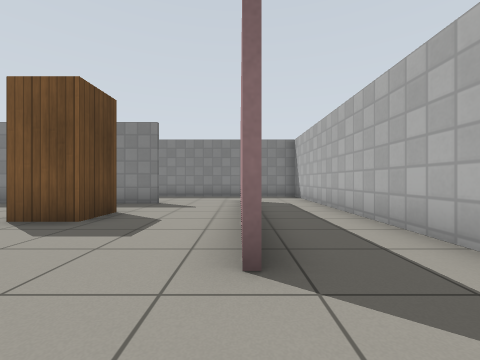
view 1 (above)

18 first-person views from a walk through a robot-simulator world made for Gazebo. The camera is 0.72 m above the floor, looks level and sees 90° across. The floor is counted in squares, 1 m on a side. Each view is taken from the middle of a square. On the plan, view 1 faces up. The plan holds only what a view shows up to about 9 squares ahead; the rest is blank. Simple patterns stand in for the simulator's built-in surfaces.

view 2
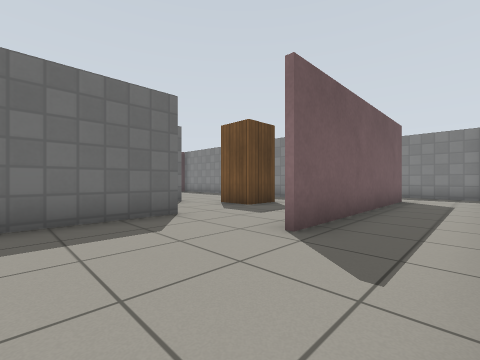

view 3
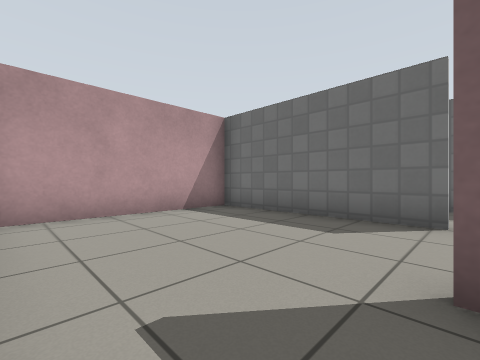

view 4
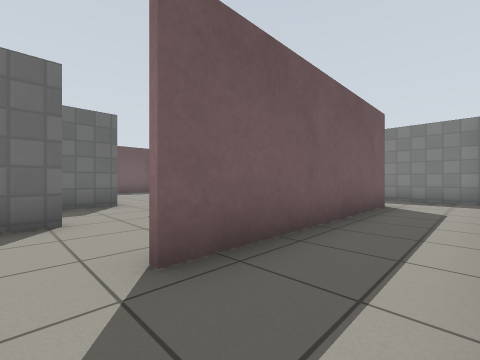

view 5
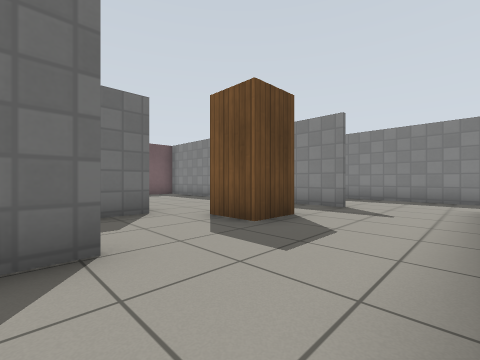

view 6
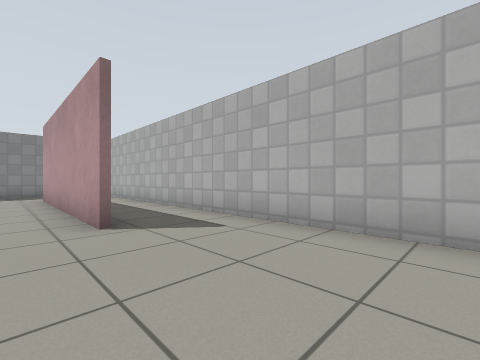

view 7
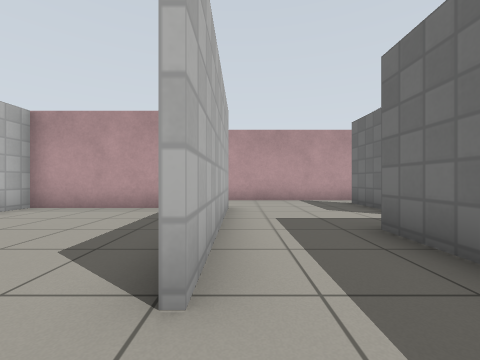

view 8
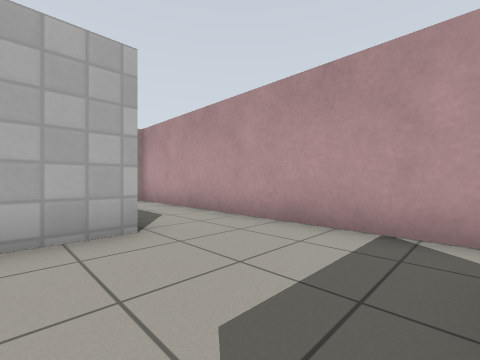

view 9
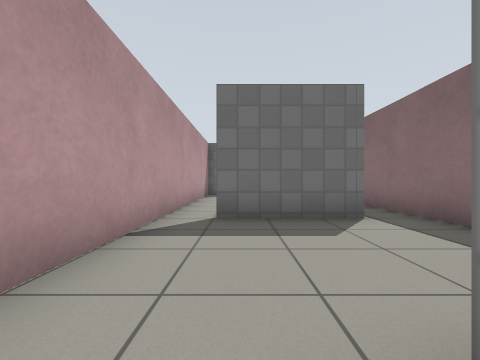

view 10
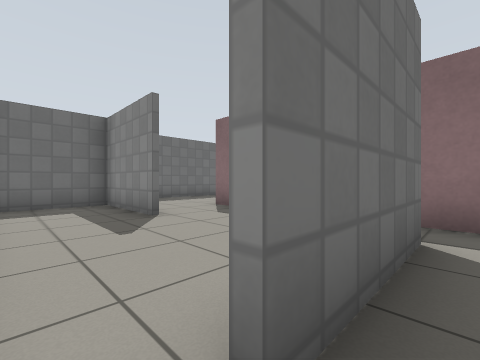

view 11
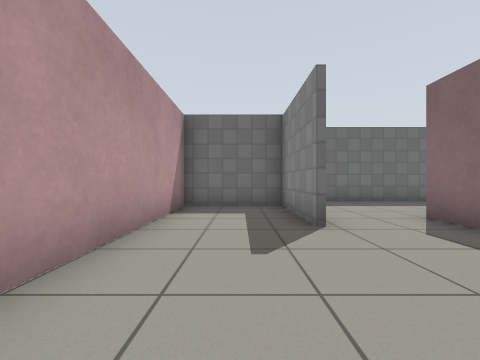

view 12
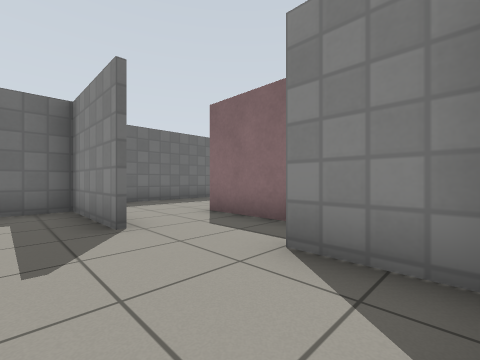

view 13
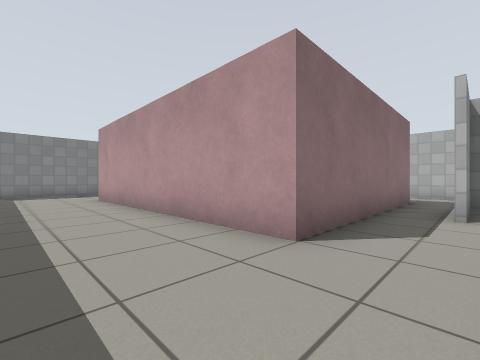

view 14
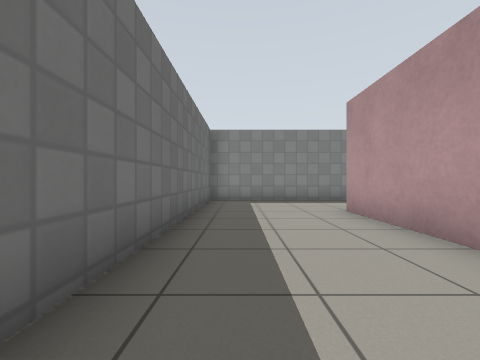

view 15
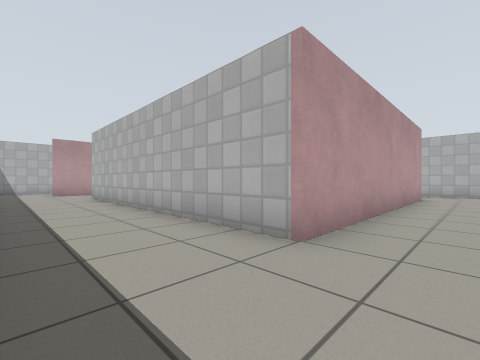

view 16
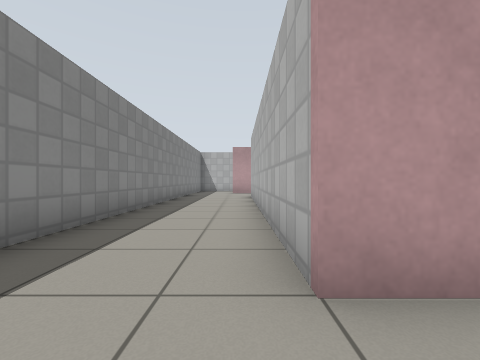

view 17
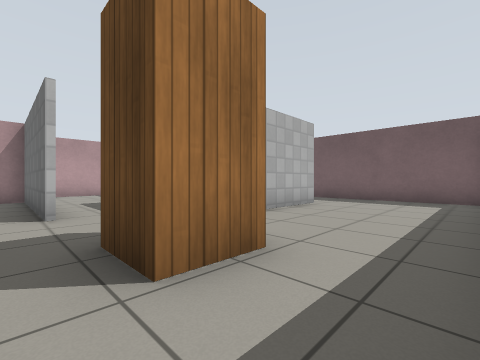

view 18
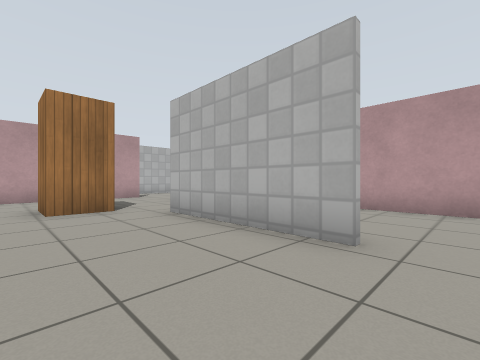

### Floor plan
Ten units are one square. View 1 is at (0, 0); x grows to the right and y downward. Boxes are objects, and circles mark ways between rooms. Rooms are numbered by the first view taken in them; rooms with no view inside come last. Other rooms are left out.
<svg viewBox="-155 -110 184 170">
<path fill="none" stroke="#000" d="M0 -19 0 -54M-25 -18 -25 32 24 32 24 -90M-28 -54 -28 -41 -40 -41M2 -84 2 -19M20 -105 -5 -105M-27 34 -27 -18M-65 55 24 55M-65 16 -65 45M-50 -14 -50 5 -85 5M-106 28 -135 28 -135 55 -65 55M-70 18 -85 18M-85 5 -115 5M-115 5 -115 -75 -29 -75M-5 -105 -150 -105 -150 11M0 -74 0 -84M0 -54 0 -74M-91 -33 -50 -33M-40 -41 -40 -54 -28 -54M-114 -70 -114 -36M-25 -74 -40 -74M-50 -33 -50 -14"/>
<circle cx="0" cy="-95" r="3" fill="#2a7"/>
<circle cx="-15" cy="-45" r="3" fill="#2a7"/>
<circle cx="-30" cy="-25" r="3" fill="#2a7"/>
<circle cx="-60" cy="50" r="3" fill="#2a7"/>
<circle cx="-80" cy="10" r="3" fill="#2a7"/>
<circle cx="-40" cy="-5" r="3" fill="#2a7"/>
<circle cx="-110" cy="15" r="3" fill="#2a7"/>
<circle cx="-15" cy="-70" r="3" fill="#2a7"/>
<circle cx="-35" cy="-60" r="3" fill="#2a7"/>
<text x="10" y="-30">1</text>
<text x="-30" y="40">2</text>
<text x="-100" y="40">3</text>
<text x="-100" y="-80">4</text>
<text x="-20" y="-70">5</text>
<text x="-70" y="-50">6</text>
<text x="-40" y="-30">7</text>
</svg>
Room 1 opens to room 4. Room 1 opens to room 5. Room 1 opens to room 7. Room 2 opens to room 3. Room 2 opens to room 7. Room 3 opens to room 4. Room 4 opens to room 5. Room 5 opens to room 6.

Where each view was taken, in squares from view 1:
view 1: 0 up, 0 right, facing up
view 2: 1 down, 2 right, facing up-left
view 3: 2 up, 2 right, facing down-left
view 4: 1 up, 2 right, facing up-left
view 5: 1 up, 0 right, facing up-left
view 6: 2 down, 1 left, facing up-right
view 7: 3 up, 3 left, facing down
view 8: 2 down, 6 left, facing down-right
view 9: 4 down, 2 left, facing left
view 10: 5 down, 6 left, facing up-left
view 11: 4 down, 7 left, facing left
view 12: 4 down, 7 left, facing up-left
view 13: 2 down, 14 left, facing up-right
view 14: 2 up, 14 left, facing up
view 15: 10 up, 13 left, facing down-right
view 16: 8 up, 13 left, facing right
view 17: 7 up, 2 left, facing down-left
view 18: 6 up, 10 left, facing down-right
